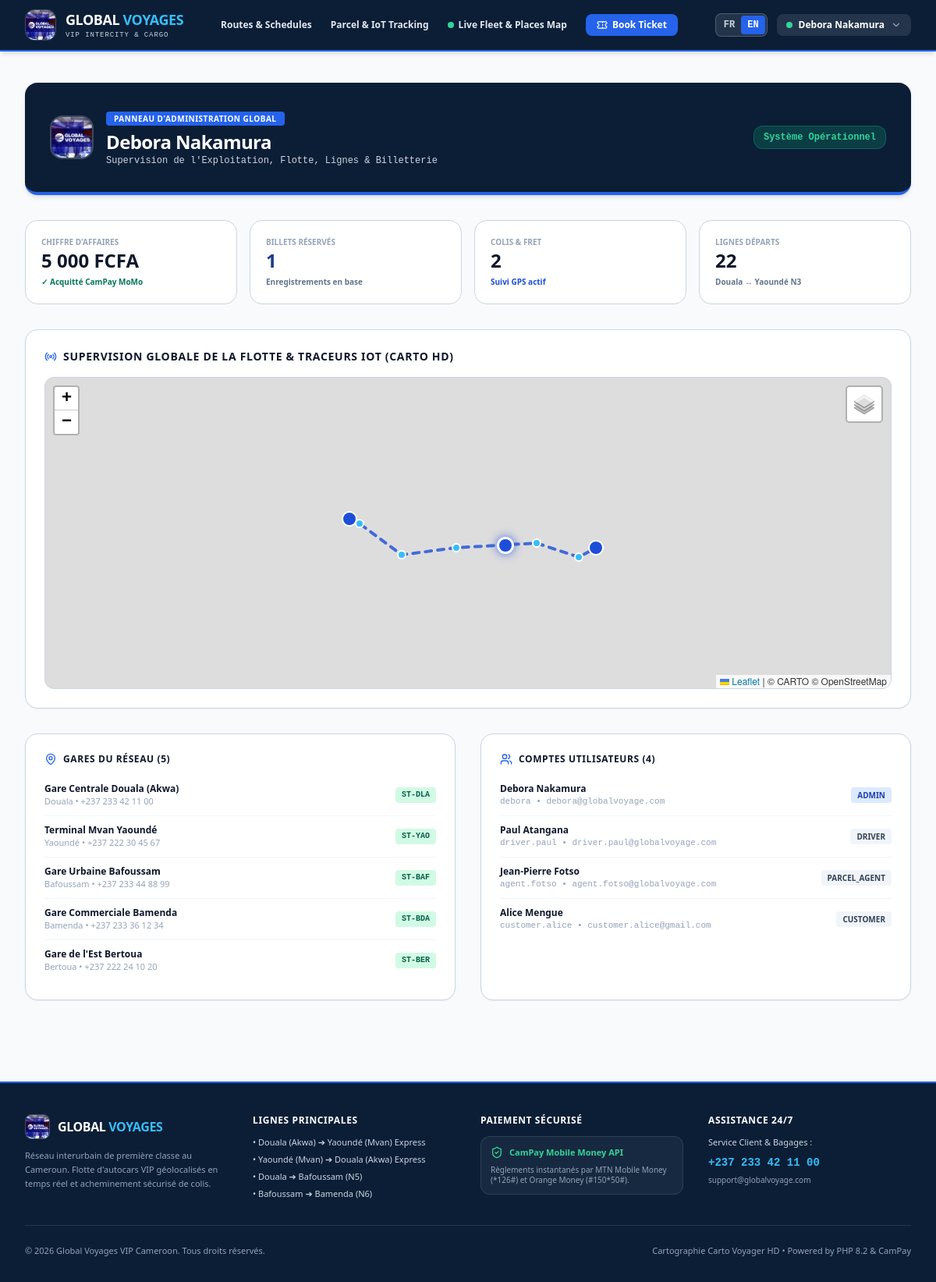
/admin/index.php (signed in), run on the app's committed database.
### tables this page shows
CREATE TABLE users (
    id INTEGER PRIMARY KEY AUTOINCREMENT,
    name VARCHAR(100) NOT NULL,
    username VARCHAR(50) UNIQUE NOT NULL,
    email VARCHAR(100) UNIQUE NOT NULL,
    password VARCHAR(255) NOT NULL,
    phone VARCHAR(30),
    role VARCHAR(20) NOT NULL DEFAULT 'CUSTOMER',
    created_at DATETIME DEFAULT CURRENT_TIMESTAMP
);

CREATE TABLE stations (
    id INTEGER PRIMARY KEY AUTOINCREMENT,
    station_code VARCHAR(20) UNIQUE NOT NULL,
    name VARCHAR(100) NOT NULL,
    city VARCHAR(50) NOT NULL,
    address VARCHAR(255),
    phone VARCHAR(30),
    latitude REAL,
    longitude REAL,
    status VARCHAR(20) DEFAULT 'ACTIVE',
    created_at DATETIME DEFAULT CURRENT_TIMESTAMP
);

### src/Language.php (called while the page is built, shortened)
<?php
class Language {
    public static function get(string $key, ?string $fallback = null): string {
        $lang = $_SESSION['lang'] ?? 'fr';
        return self::$translations[$lang][$key] ?? ($fallback ?? $key);
    }
    public static function current(): string {
        return $_SESSION['lang'] ?? 'fr';
    }
}
function t(string $key, ?string $fallback = null): string {
    return Language::get($key, $fallback);
}

### src/Auth.php (called while the page is built, shortened)
<?php
class Auth {
    public static function user(): ?array {
        return $_SESSION['user'] ?? null;
    }
}

### public/admin/index.php (the view, shortened to what this page needs)
<?php
require_once __DIR__ . '/../../src/Auth.php';
require_once __DIR__ . '/../../src/Language.php';
$pdo = Database::getConnection();
$totalBookings = $pdo->query("SELECT COUNT(*) FROM bookings")->fetchColumn();
$revenue = $pdo->query("SELECT COALESCE(SUM(amount), 0) FROM bookings WHERE payment_status = 'PAID'")->fetchColumn();
$totalParcels = $pdo->query("SELECT COUNT(*) FROM parcels")->fetchColumn();
$totalTrips = $pdo->query("SELECT COUNT(*) FROM trips")->fetchColumn();
$stations = $pdo->query("SELECT * FROM stations ORDER BY id ASC")->fetchAll() ?: [];
$users = $pdo->query("SELECT * FROM users ORDER BY id ASC")->fetchAll() ?: [];
include __DIR__ . '/../includes/header.php';
?>
<div class="max-w-7xl mx-auto px-4 sm:px-6 lg:px-8 py-10 space-y-8 animate-fadeIn">
  <div class="bg-[#0B1E36] text-white p-6 sm:p-8 rounded-2xl border-b-4 border-blue-600 shadow-md flex flex-col sm:flex-row sm:items-center justify-between gap-4">
    <div class="flex items-center gap-4">
      <img src="<?= BASE_URL ?>/assets/images/global_voyages_logo.jpg" alt="Global Voyages" class="w-14 h-14 rounded-2xl object-cover border-2 border-white/20 shadow-sm shrink-0">
      <div>
        <span class="px-2.5 py-0.5 rounded bg-blue-600 text-white font-black text-[10px] uppercase tracking-wider">Panneau d'Administration Global</span>
        <h1 class="text-2xl font-black tracking-tight text-white mt-1"><?= htmlspecialchars($user['name']) ?></h1>
        <p class="text-xs text-slate-300 font-mono">Supervision de l'Exploitation, Flotte, Lignes & Billetterie</p>
      </div>
    </div>
    <div class="flex items-center gap-3">
      <span class="px-3 py-1.5 rounded-xl bg-emerald-500/20 text-emerald-400 text-xs font-mono font-bold border border-emerald-500/30">
        Système Opérationnel
      </span>
    </div>
  </div>
  <div class="grid grid-cols-2 sm:grid-cols-4 gap-4">
    <div class="p-5 bg-white rounded-2xl border border-slate-300 shadow-xs">
      <span class="text-[10px] text-slate-400 font-bold uppercase block">Chiffre d'Affaires</span>
      <span class="text-2xl font-black text-slate-900"><?= number_format($revenue, 0, ',', ' ') ?> FCFA</span>
      <span class="text-[10px] text-emerald-700 font-bold block mt-1">✓ Acquitté CamPay MoMo</span>
    </div>
    <div class="p-5 bg-white rounded-2xl border border-slate-300 shadow-xs">
      <span class="text-[10px] text-slate-400 font-bold uppercase block">Billets Réservés</span>
      <span class="text-2xl font-black text-blue-900"><?= $totalBookings ?></span>
      <span class="text-[10px] text-slate-500 font-semibold block mt-1">Enregistrements en base</span>
    </div>
    <div class="p-5 bg-white rounded-2xl border border-slate-300 shadow-xs">
      <span class="text-[10px] text-slate-400 font-bold uppercase block">Colis & Fret</span>
      <span class="text-2xl font-black text-slate-900"><?= $totalParcels ?></span>
      <span class="text-[10px] text-blue-700 font-bold block mt-1">Suivi GPS actif</span>
    </div>
    <div class="p-5 bg-white rounded-2xl border border-slate-300 shadow-xs">
      <span class="text-[10px] text-slate-400 font-bold uppercase block">Lignes Départs</span>
      <span class="text-2xl font-black text-slate-900"><?= $totalTrips ?></span>
      <span class="text-[10px] text-slate-500 font-semibold block mt-1">Douala ↔ Yaoundé N3</span>
    </div>
  </div>
  <div class="bg-white rounded-2xl border border-slate-300 shadow-sm p-6 space-y-4">
    <h3 class="text-sm font-black text-slate-900 uppercase tracking-wider flex items-center gap-2">
      <i data-lucide="radio" class="w-4 h-4 text-blue-600"></i>
      <span>Supervision Globale de la Flotte & Traceurs IoT (Carto HD)</span>
    </h3>
    <div id="admin-map" class="w-full h-[400px] rounded-xl border border-slate-300 z-10"></div>
  </div>
  <div class="grid grid-cols-1 lg:grid-cols-2 gap-8">
    <div class="bg-white rounded-2xl border border-slate-300 shadow-sm p-6 space-y-3">
      <h3 class="text-xs font-black uppercase tracking-wider text-slate-900 flex items-center gap-2">
        <i data-lucide="map-pin" class="w-4 h-4 text-blue-600"></i>
        <span>Gares du Réseau (<?= count($stations) ?>)</span>
      </h3>
      <div class="divide-y divide-slate-100 text-xs">
        <?php foreach ($stations as $s): ?>
          <div class="py-2.5 flex items-center justify-between">
            <div>
              <strong class="text-slate-900"><?= htmlspecialchars($s['name']) ?></strong>
              <span class="text-slate-400 block text-[11px]"><?= htmlspecialchars($s['city']) ?> • <?= htmlspecialchars($s['phone']) ?></span>
            </div>
            <span class="px-2 py-0.5 rounded bg-emerald-100 text-emerald-800 font-mono text-[10px] font-bold"><?= htmlspecialchars($s['station_code']) ?></span>
          </div>
        <?php endforeach; ?>
      </div>
    </div>
    <div class="bg-white rounded-2xl border border-slate-300 shadow-sm p-6 space-y-3">
      <h3 class="text-xs font-black uppercase tracking-wider text-slate-900 flex items-center gap-2">
        <i data-lucide="users" class="w-4 h-4 text-blue-600"></i>
        <span>Comptes Utilisateurs (<?= count($users) ?>)</span>
      </h3>
      <div class="divide-y divide-slate-100 text-xs">
        <?php foreach ($users as $u): ?>
          <div class="py-2.5 flex items-center justify-between">
            <div>
              <strong class="text-slate-900"><?= htmlspecialchars($u['name']) ?></strong>
              <span class="text-slate-400 block font-mono text-[11px]"><?= htmlspecialchars($u['username']) ?> • <?= htmlspecialchars($u['email']) ?></span>
            </div>
            <span class="px-2 py-0.5 rounded text-[10px] font-bold uppercase
              <?= $u['role'] === 'ADMIN' ? 'bg-blue-100 text-blue-800' : 'bg-slate-100 text-slate-700' ?>">
              <?= htmlspecialchars($u['role']) ?>
            </span>
          </div>
        <?php endforeach; ?>
      </div>
    </div>
  </div>
</div>
<?php include __DIR__ . '/../includes/footer.php'; ?>

### public/includes/header.php (shortened to what this page needs)
<?php
require_once __DIR__ . '/../../src/Language.php';
require_once __DIR__ . '/../../src/Auth.php';
$currLang = Language::current();
$user = Auth::user();
?>
<!DOCTYPE html>
<html lang="<?= $currLang ?>">
<head>
  <script src="https://cdn.tailwindcss.com"></script>
  <link rel="stylesheet" href="https://unpkg.com/leaflet@1.9.4/dist/leaflet.css" />
  <link rel="stylesheet" href="<?= BASE_URL ?>/assets/css/style.css">
</head>
<body class="bg-slate-50 text-slate-900 font-sans min-h-screen flex flex-col antialiased">
  <header class="bg-[#0B1E36] text-white sticky top-0 z-40 shadow-md border-b-2 border-blue-600">
    <div class="max-w-7xl mx-auto px-4 sm:px-6 lg:px-8 h-16 flex items-center justify-between">
      <a href="<?= BASE_URL ?>/index.php" class="flex items-center gap-3 text-white hover:opacity-90 transition">
        <img src="<?= BASE_URL ?>/assets/images/global_voyages_logo.jpg" alt="Global Voyages" class="w-10 h-10 rounded-xl object-cover border border-white/20 shadow-xs shrink-0">
        <div>
          <span class="text-base sm:text-lg font-black tracking-tight block leading-tight">
            GLOBAL <span class="text-sky-400">VOYAGES</span>
          </span>
          <span class="text-[9px] text-slate-300 font-mono tracking-widest block uppercase">
            VIP Intercity & Cargo
          </span>
        </div>
      </a>
      <nav class="hidden md:flex items-center gap-6 text-xs font-bold text-slate-200">
        <a href="<?= BASE_URL ?>/index.php#departures" class="hover:text-sky-400 transition"><?= t('nav.routes', 'Lignes & Horaires') ?></a>
        <a href="<?= BASE_URL ?>/index.php#tracking" class="hover:text-sky-400 transition"><?= t('nav.tracking', 'Suivi Colis & IoT') ?></a>
        <a href="<?= BASE_URL ?>/index.php#live-map" class="hover:text-sky-400 transition flex items-center gap-1.5">
          <span class="w-2 h-2 rounded-full bg-emerald-400 animate-pulse"></span>
          <span><?= t('hero.tabMap', 'Carte Flotte') ?></span>
        </a>
        <button type="button" onclick="if(window.openBookingModal){openBookingModal();}else{window.location.href='<?= BASE_URL ?>/index.php#departures';}"
          class="px-3.5 py-1.5 rounded-lg bg-blue-600 hover:bg-blue-500 text-white font-bold transition flex items-center gap-1.5 shadow-xs cursor-pointer">
          <i data-lucide="ticket" class="w-3.5 h-3.5"></i>
          <span><?= t('nav.book', 'Réserver Billet') ?></span>
        </button>
      </nav>
      <div class="flex items-center gap-3">
        <div class="flex items-center bg-white/10 rounded-lg p-0.5 border border-white/20 text-xs font-bold font-mono">
          <a href="?lang=fr" class="px-2 py-1 rounded <?= $currLang === 'fr' ? 'bg-blue-600 text-white' : 'text-slate-300 hover:text-white' ?>">FR</a>
          <a href="?lang=en" class="px-2 py-1 rounded <?= $currLang === 'en' ? 'bg-blue-600 text-white' : 'text-slate-300 hover:text-white' ?>">EN</a>
        </div>
        <?php if ($user): ?>
          <div class="relative group">
            <button type="button" class="flex items-center gap-2 px-3 py-1.5 rounded-lg bg-white/10 hover:bg-white/20 text-xs font-bold text-white transition cursor-pointer">
              <span class="w-2 h-2 rounded-full bg-emerald-400"></span>
              <span class="max-w-[120px] truncate"><?= htmlspecialchars($user['name']) ?></span>
              <i data-lucide="chevron-down" class="w-3.5 h-3.5 text-slate-400"></i>
            </button>
          </div>
        <?php endif; ?>
      </div>
    </div>
  </header>
  <main class="flex-grow">

### public/includes/footer.php (shortened to what this page needs)
  </main>
  <footer class="bg-[#0B1E36] text-white border-t-2 border-blue-600 pt-10 pb-8 mt-16 text-xs">
    <div class="max-w-7xl mx-auto px-4 sm:px-6 lg:px-8">
      <div class="grid grid-cols-1 md:grid-cols-4 gap-8 mb-8">
        <div class="space-y-3">
          <div class="flex items-center gap-2.5">
            <img src="<?= BASE_URL ?>/assets/images/global_voyages_logo.jpg" alt="Global Voyages" class="w-8 h-8 rounded-lg object-cover border border-white/20">
            <span class="font-black text-base tracking-tight">GLOBAL <span class="text-sky-400">VOYAGES</span></span>
          </div>
          <p class="text-slate-400 text-[11px] leading-relaxed">
            Réseau interurbain de première classe au Cameroun. Flotte d'autocars VIP géolocalisés en temps réel et acheminement sécurisé de colis.
          </p>
        </div>
        <div>
          <h4 class="font-bold text-white text-xs uppercase tracking-wider mb-3">Lignes Principales</h4>
          <ul class="space-y-1.5 text-slate-300 text-[11px]">
            <li>• Douala (Akwa) ➔ Yaoundé (Mvan) Express</li>
            <li>• Yaoundé (Mvan) ➔ Douala (Akwa) Express</li>
            <li>• Douala ➔ Bafoussam (N5)</li>
            <li>• Bafoussam ➔ Bamenda (N6)</li>
          </ul>
        </div>
        <div>
          <h4 class="font-bold text-white text-xs uppercase tracking-wider mb-3">Paiement Sécurisé</h4>
          <div class="p-3 bg-white/5 border border-white/10 rounded-xl space-y-2">
            <div class="flex items-center gap-2 text-emerald-400 font-bold text-[11px]">
              <i data-lucide="shield-check" class="w-4 h-4"></i>
              <span>CamPay Mobile Money API</span>
            </div>
            <p class="text-[10px] text-slate-400 leading-tight">
              Règlements instantanés par MTN Mobile Money (*126#) et Orange Money (#150*50#).
            </p>
          </div>
        </div>
        <div>
          <h4 class="font-bold text-white text-xs uppercase tracking-wider mb-3">Assistance 24/7</h4>
          <p class="text-slate-300 text-[11px] mb-2">Service Client & Bagages :</p>
          <p class="font-mono font-bold text-sky-400 text-sm mb-1">+237 233 42 11 00</p>
          <p class="text-[10px] text-slate-400">support@globalvoyage.com</p>
        </div>
      </div>
      <div class="pt-6 border-t border-white/10 flex flex-col sm:flex-row items-center justify-between gap-3 text-[11px] text-slate-400">
        <span>© <?= date('Y') ?> Global Voyages VIP Cameroon. Tous droits réservés.</span>
        <span>Cartographie Carto Voyager HD • Powered by PHP 8.2 & CamPay</span>
      </div>
    </div>
  </footer>
</body>
</html>

### public/assets/css/style.css (style rules this page uses)
.animate-fadeIn { animation: fadeIn 0.25s ease-out forwards; }

### data on the page
users: name "Debora Nakamura", username "debora", email "debora@globalvoyage.com", role "ADMIN"
stations: name "Gare Centrale Douala (Akwa)", city "Douala", phone "+237 233 42 11 00", station_code "ST-DLA"
stations: name "Terminal Mvan Yaoundé", city "Yaoundé", phone "+237 222 30 45 67", station_code "ST-YAO"
stations: name "Gare Urbaine Bafoussam", city "Bafoussam", phone "+237 233 44 88 99", station_code "ST-BAF"
stations: name "Gare Commerciale Bamenda", city "Bamenda", phone "+237 233 36 12 34", station_code "ST-BDA"
stations: name "Gare de l'Est Bertoua", city "Bertoua", phone "+237 222 24 10 20", station_code "ST-BER"
users: name "Paul Atangana", username "driver.paul", email "driver.paul@globalvoyage.com", role "DRIVER"
users: name "Jean-Pierre Fotso", username "agent.fotso", email "agent.fotso@globalvoyage.com", role "PARCEL_AGENT"
users: name "Alice Mengue", username "customer.alice", email "customer.alice@gmail.com", role "CUSTOMER"

### other printed values
t('nav.routes', 'Lignes & Horaires') "Routes & Schedules"
t('nav.tracking', 'Suivi Colis & IoT') "Parcel & IoT Tracking"
t('hero.tabMap', 'Carte Flotte') "Live Fleet & Places Map"
t('nav.book', 'Réserver Billet') "Book Ticket"
$revenue "5 000"
$totalBookings "1"
$totalParcels "2"
$totalTrips "22"
count($stations) "5"
count($users) "4"
